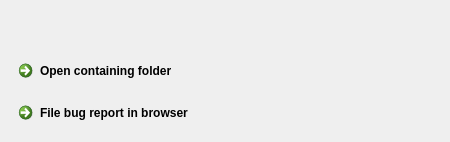
<?xml version="1.0" encoding="UTF-8"?>
<ui version="4.0">
 <class>bugReportDialog</class>
 <widget class="QDialog" name="bugReportDialog">
  <property name="geometry">
   <rect>
    <x>0</x>
    <y>0</y>
    <width>450</width>
    <height>142</height>
   </rect>
  </property>
  <property name="sizePolicy">
   <sizepolicy hsizetype="Fixed" vsizetype="Fixed">
    <horstretch>0</horstretch>
    <verstretch>0</verstretch>
   </sizepolicy>
  </property>
  <property name="minimumSize">
   <size>
    <width>0</width>
    <height>100</height>
   </size>
  </property>
  <property name="windowTitle">
   <string>Bug report</string>
  </property>
  <layout class="QGridLayout" name="gridLayout">
   <item row="0" column="0">
    <layout class="QVBoxLayout" name="verticalLayout">
     <item>
      <widget class="QLabel" name="bugFileLabel">
       <property name="font">
        <font>
         <weight>75</weight>
         <bold>true</bold>
        </font>
       </property>
       <property name="cursor">
        <cursorShape>IBeamCursor</cursorShape>
       </property>
       <property name="text">
        <string/>
       </property>
       <property name="alignment">
        <set>Qt::AlignCenter</set>
       </property>
       <property name="textInteractionFlags">
        <set>Qt::LinksAccessibleByMouse|Qt::TextSelectableByMouse</set>
       </property>
      </widget>
     </item>
     <item>
      <widget class="QCommandLinkButton" name="bugFileLink">
       <property name="sizePolicy">
        <sizepolicy hsizetype="Preferred" vsizetype="Fixed">
         <horstretch>0</horstretch>
         <verstretch>0</verstretch>
        </sizepolicy>
       </property>
       <property name="maximumSize">
        <size>
         <width>16777215</width>
         <height>16777215</height>
        </size>
       </property>
       <property name="text">
        <string>Open containing folder</string>
       </property>
      </widget>
     </item>
     <item>
      <widget class="QCommandLinkButton" name="bugReportLink">
       <property name="sizePolicy">
        <sizepolicy hsizetype="Preferred" vsizetype="Minimum">
         <horstretch>0</horstretch>
         <verstretch>0</verstretch>
        </sizepolicy>
       </property>
       <property name="maximumSize">
        <size>
         <width>16777215</width>
         <height>16777215</height>
        </size>
       </property>
       <property name="text">
        <string>File bug report in browser</string>
       </property>
      </widget>
     </item>
    </layout>
   </item>
  </layout>
 </widget>
 <resources/>
 <connections/>
</ui>
